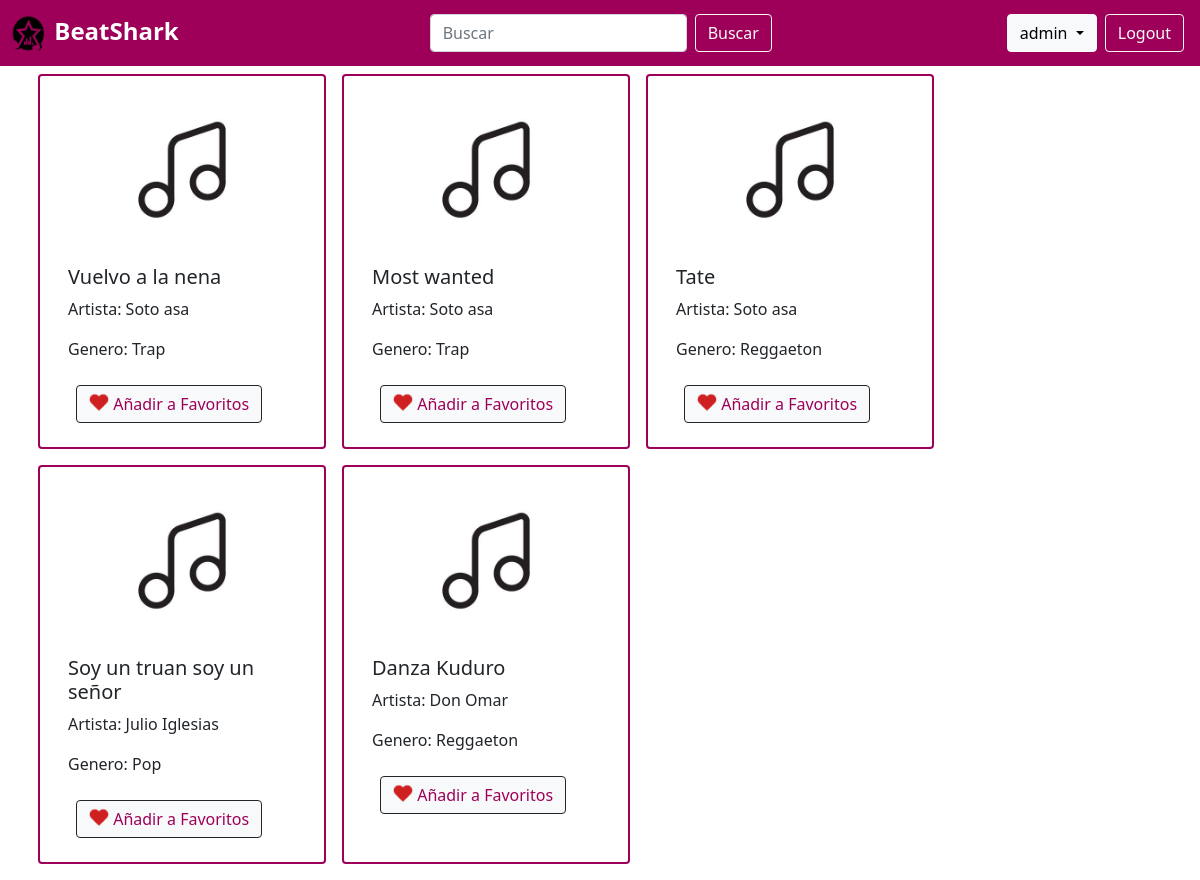
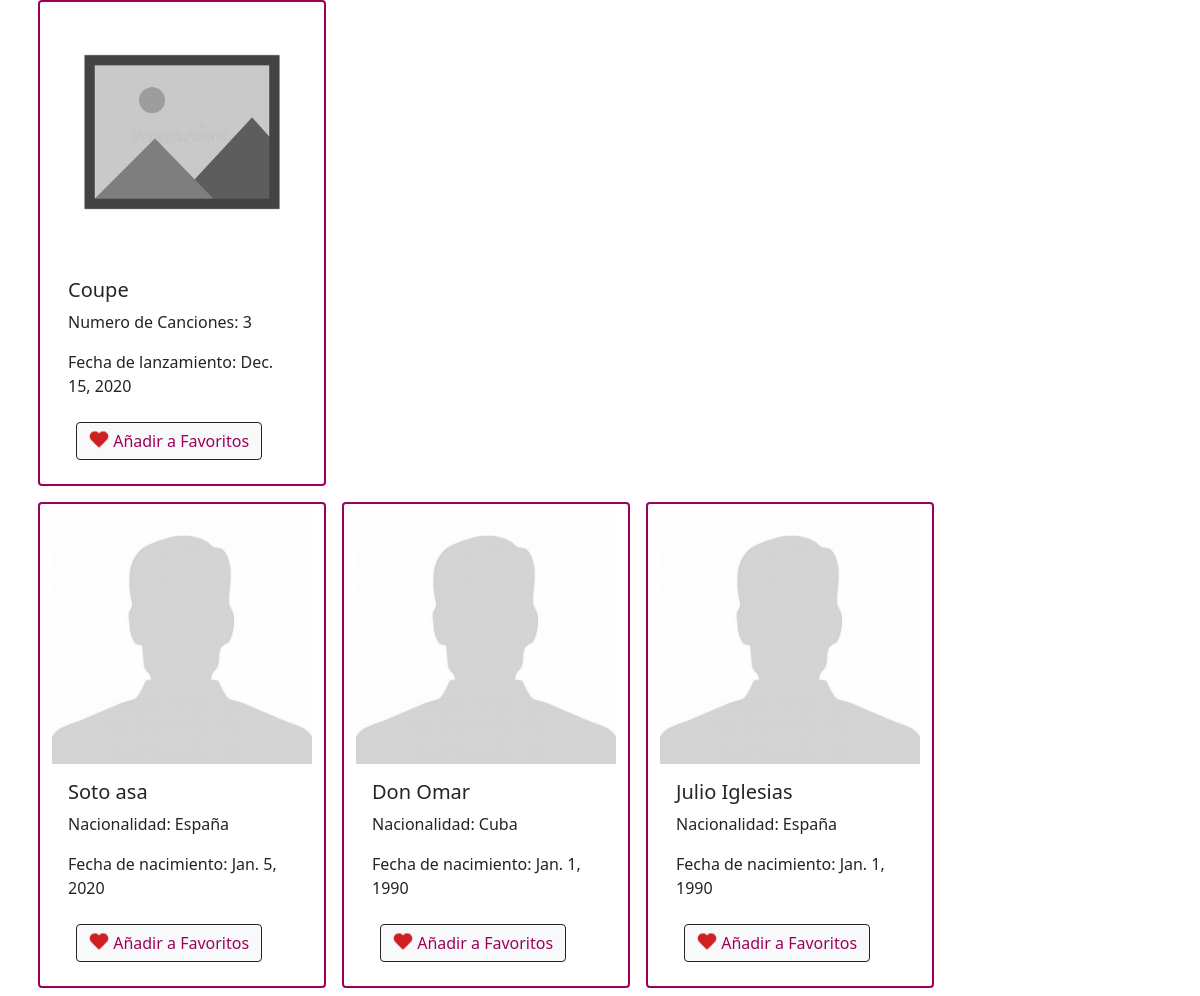
The app's page / (signed in) with its own data (2 pictures, top to bottom).
### BeatSharkApp/models.py (models this page shows)
class Cancion(models.Model):
    titulo = models.CharField(max_length=50)
    artista = models.ManyToManyField(Artista)
    genero = models.ManyToManyField(Genero)

class Artista(models.Model):
    nombre = models.CharField(max_length=50, unique=True)
    nacionalidad = models.CharField(max_length=20)
    fechaNacimiento = models.DateField(auto_now_add=False, auto_now=False, blank=True, null=True)

class Genero(models.Model):
    nombre_genero = models.CharField(max_length=50)

class Album(models.Model):
    nombre = models.CharField(max_length=50)
    num_canciones = models.SmallIntegerField(null=False)
    fechaEstreno = models.DateField(auto_now_add=False, auto_now=False, blank=True, null=True)

### BeatSharkApp/views.py (the view, shortened to what this page needs)
# urls.py: path('', views.index, name='index'),
def index(request):
    if(request.GET.get('logout')):
        for key in list(request.session.keys()):
            del request.session[key]
        return HttpResponseRedirect("/")
    canciones = Cancion.objects.all()
    artistas = Artista.objects.all()
    albumes = Album.objects.all()
    return render(request, 'social/index.html', {'canciones': canciones, 'artistas': artistas, 'albumes': albumes})

### BeatSharkApp/templates/social/index.html (shortened to what this page needs)
<!doctype html>
<html lang="en">
<head>
  <link href="https://cdn.jsdelivr.net/npm/bootstrap@5.0.0-beta1/dist/css/bootstrap.min.css" rel="stylesheet"
>
</head>
<body>
  {% include "social/navbar.html" %}
  <div class="container">
    <div class="row row-cols-2">
      {% for cancion in canciones %}
      <div class="col card m-2 justify-content-center" style="width: 18rem; border-color: #9e0059; border-width: 2px;">
        <img class="card-img-top" src="../../static/Music-Icon-by-Kanggraphic-3-580x386.jpg" alt="Card image cap">
        <div class="card-body">
          <h5 class="card-title">{{ cancion.titulo }}</h5>
          <p class="card-text">Artista:
            {% for artista in cancion.artista.all%}
            {{artista.nombre}}
            {% endfor %}
          </p>
          <p class="card-text">Genero:
            {% for genero in cancion.genero.all%}
            {{genero.nombre_genero}}
            {% endfor %}
          </p>
          {% if request.session.user %}
          <form method="post">
            <button class="btn btn-light m-2 border border-dark" style="color: #9e0059;" type="submit">
              <img src="../../static/favorite-icon-715x715.png" alt="" width="20" height="20"
                class="d-inline-block align-top">
              Añadir a Favoritos
            </button>
          </form>
          {% endif %}
        </div>
      </div>
      {% endfor %}
    </div>
  </div>
  <div class="container">
    <div class="row row-cols-2">
      {% for album in albumes %}
      <div class="col card m-2 justify-content-center" style="width: 18rem; border-color: #9e0059; border-width: 2px;">
        <img class="card-img-top" src="../../static/albums-gallery-photo-icon-vector-image-can-also-be-used-web-suitable-mobile-apps-web-apps-print-media-79953042.jpg" alt="Card image cap">
        <div class="card-body">
          <h5 class="card-title">{{ album.nombre }}</h5>
          <p class="card-text">Numero de Canciones: {{album.num_canciones}}
          </p>
          <p class="card-text">Fecha de lanzamiento: {{album.fechaEstreno}}
          </p>
          {% if request.session.user %}
          <form method="post">
            <button class="btn btn-light m-2 border border-dark" style="color: #9e0059;" type="submit">
              <img src="../../static/favorite-icon-715x715.png" alt="" width="20" height="20"
                class="d-inline-block align-top">
              Añadir a Favoritos
            </button>
          </form>
          {% endif %}
        </div>
      </div>
      {% endfor %}
    </div>
  </div>
  <div class="container">
    <div class="row row-cols-2">
      {% for artista in artistas %}
      <div class="col card m-2 justify-content-center" style="width: 18rem; border-color: #9e0059; border-width: 2px;">
        <img class="card-img-top" src="../../static/blank-user-355ba8nijgtrgca9vdzuv4.jpg" alt="Card image cap">
        <div class="card-body">
          <h5 class="card-title">{{ artista.nombre }}</h5>
          <p class="card-text">Nacionalidad: {{artista.nacionalidad}}
          </p>
          <p class="card-text">Fecha de nacimiento: {{artista.fechaNacimiento}}
          </p>
          {% if request.session.user %}
          <form method="post">
            <button class="btn btn-light m-2 border border-dark" style="color: #9e0059;" type="submit">
              <img src="../../static/favorite-icon-715x715.png" alt="" width="20" height="20"
                class="d-inline-block align-top">
              Añadir a Favoritos
            </button>
          </form>
          {% endif %}
        </div>
      </div>
      {% endfor %}
    </div>
  </div>
</body>
</html>

### records on screen
Cancion: titulo "Vuelvo a la nena"
Artista: nombre "Soto asa", nacionalidad "España", fechaNacimiento "Jan. 5, 2020"
Genero: nombre_genero "Trap"
Cancion: titulo "Most wanted"
Cancion: titulo "Tate"
Genero: nombre_genero "Reggaeton"
Cancion: titulo "Soy un truan soy un señor"
Artista: nombre "Julio Iglesias", nacionalidad "España", fechaNacimiento "Jan. 1, 1990"
Genero: nombre_genero "Pop"
Cancion: titulo "Danza Kuduro"
Artista: nombre "Don Omar", nacionalidad "Cuba", fechaNacimiento "Jan. 1, 1990"
Album: nombre "Coupe", num_canciones "3", fechaEstreno "Dec. 15, 2020"

### other values on screen
{{ request.session.user }} "admin"
